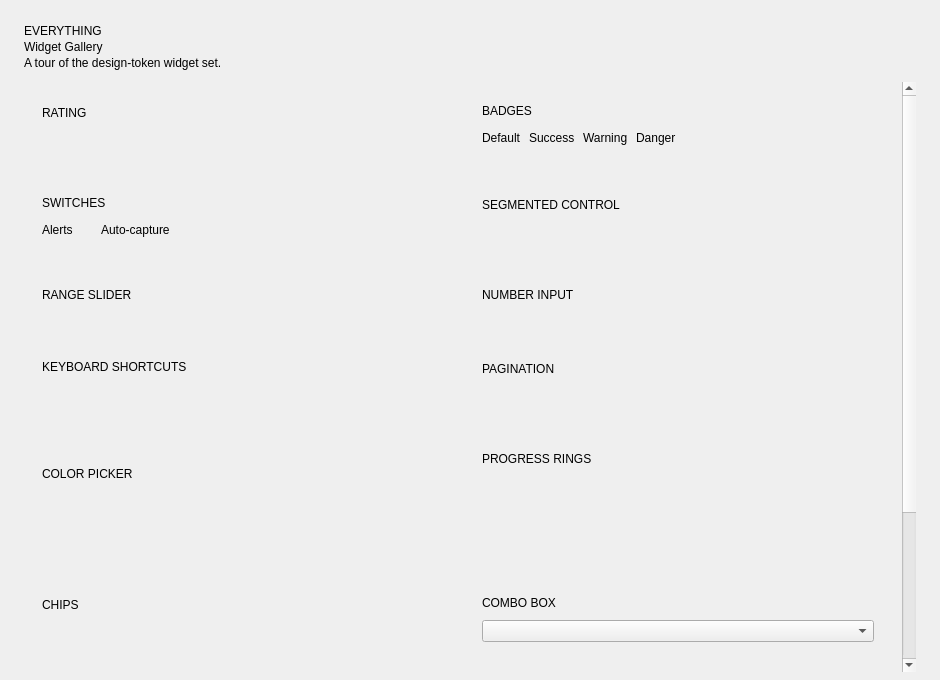
<?xml version="1.0" encoding="UTF-8"?>
<ui version="4.0">
 <class>GalleryComponent</class>
 <widget class="QCustomComponent" name="GalleryComponent">
  <property name="geometry"><rect><x>0</x><y>0</y><width>940</width><height>680</height></rect></property>
  <layout class="QVBoxLayout" name="galleryRoot">
   <property name="spacing"><number>12</number></property>
   <property name="leftMargin"><number>24</number></property>
   <property name="topMargin"><number>24</number></property>
   <property name="rightMargin"><number>24</number></property>
   <property name="bottomMargin"><number>8</number></property>
   <item>
    <layout class="QVBoxLayout" name="galleryHeader">
     <property name="spacing"><number>2</number></property>
     <item><widget class="QLabel" name="galleryKicker"><property name="role" stdset="0"><string>kicker</string></property><property name="text"><string>EVERYTHING</string></property></widget></item>
     <item><widget class="QLabel" name="galleryTitle"><property name="role" stdset="0"><string>h1</string></property><property name="text"><string>Widget Gallery</string></property></widget></item>
     <item><widget class="QLabel" name="gallerySub"><property name="role" stdset="0"><string>muted</string></property><property name="text"><string>A tour of the design-token widget set.</string></property></widget></item>
    </layout>
   </item>
   <item>
    <widget class="QScrollArea" name="galleryScroll">
     <property name="widgetResizable"><bool>true</bool></property>
     <property name="frameShape"><enum>QFrame::NoFrame</enum></property>
     <widget class="QWidget" name="galleryContent">
      <layout class="QGridLayout" name="galleryGrid">
       <property name="horizontalSpacing"><number>16</number></property>
       <property name="verticalSpacing"><number>16</number></property>
       <property name="leftMargin"><number>2</number></property>
       <property name="topMargin"><number>6</number></property>
       <property name="rightMargin"><number>12</number></property>
       <property name="bottomMargin"><number>20</number></property>
       <item row="0" column="0">
        <widget class="QFrame" name="cardRating"><property name="role" stdset="0"><string>card</string></property>
         <layout class="QVBoxLayout" name="lRating"><property name="spacing"><number>10</number></property><property name="leftMargin"><number>16</number></property><property name="topMargin"><number>16</number></property><property name="rightMargin"><number>16</number></property><property name="bottomMargin"><number>16</number></property>
          <item><widget class="QLabel" name="tRating"><property name="role" stdset="0"><string>kicker</string></property><property name="text"><string>RATING</string></property></widget></item>
          <item><widget class="QCustomRating" name="gRating"><property name="maximum" stdset="0"><number>5</number></property><property name="value" stdset="0"><number>4</number></property></widget></item>
         </layout>
        </widget>
       </item>
       <item row="0" column="1">
        <widget class="QFrame" name="cardBadges"><property name="role" stdset="0"><string>card</string></property>
         <layout class="QVBoxLayout" name="lBadges"><property name="spacing"><number>10</number></property><property name="leftMargin"><number>16</number></property><property name="topMargin"><number>16</number></property><property name="rightMargin"><number>16</number></property><property name="bottomMargin"><number>16</number></property>
          <item><widget class="QLabel" name="tBadges"><property name="role" stdset="0"><string>kicker</string></property><property name="text"><string>BADGES</string></property></widget></item>
          <item><layout class="QHBoxLayout" name="badgesRow"><property name="spacing"><number>8</number></property>
           <item><widget class="QCustomBadge" name="gBadgeDefault"><property name="text" stdset="0"><string>Default</string></property><property name="variant" stdset="0"><string>default</string></property></widget></item>
           <item><widget class="QCustomBadge" name="gBadgeSuccess"><property name="text" stdset="0"><string>Success</string></property><property name="variant" stdset="0"><string>success</string></property></widget></item>
           <item><widget class="QCustomBadge" name="gBadgeWarning"><property name="text" stdset="0"><string>Warning</string></property><property name="variant" stdset="0"><string>warning</string></property></widget></item>
           <item><widget class="QCustomBadge" name="gBadgeDanger"><property name="text" stdset="0"><string>Danger</string></property><property name="variant" stdset="0"><string>destructive</string></property></widget></item>
           <item><spacer name="badgesSp"><property name="orientation"><enum>Qt::Horizontal</enum></property><property name="sizeHint" stdset="0"><size><width>40</width><height>20</height></size></property></spacer></item>
          </layout></item>
         </layout>
        </widget>
       </item>
       <item row="1" column="0">
        <widget class="QFrame" name="cardSwitches"><property name="role" stdset="0"><string>card</string></property>
         <layout class="QVBoxLayout" name="lSwitches"><property name="spacing"><number>10</number></property><property name="leftMargin"><number>16</number></property><property name="topMargin"><number>16</number></property><property name="rightMargin"><number>16</number></property><property name="bottomMargin"><number>16</number></property>
          <item><widget class="QLabel" name="tSwitches"><property name="role" stdset="0"><string>kicker</string></property><property name="text"><string>SWITCHES</string></property></widget></item>
          <item><layout class="QHBoxLayout" name="switchRow"><property name="spacing"><number>14</number></property>
           <item><widget class="QLabel" name="swAlertsLbl"><property name="role" stdset="0"><string>muted</string></property><property name="text"><string>Alerts</string></property></widget></item>
           <item><widget class="QCustomSwitch" name="gSwAlerts"><property name="checked" stdset="0"><bool>true</bool></property></widget></item>
           <item><widget class="QLabel" name="swCapLbl"><property name="role" stdset="0"><string>muted</string></property><property name="text"><string>Auto-capture</string></property></widget></item>
           <item><widget class="QCustomSwitch" name="gSwCapture"><property name="checked" stdset="0"><bool>false</bool></property></widget></item>
           <item><spacer name="switchSp"><property name="orientation"><enum>Qt::Horizontal</enum></property><property name="sizeHint" stdset="0"><size><width>40</width><height>20</height></size></property></spacer></item>
          </layout></item>
         </layout>
        </widget>
       </item>
       <item row="1" column="1">
        <widget class="QFrame" name="cardSegmented"><property name="role" stdset="0"><string>card</string></property>
         <layout class="QVBoxLayout" name="lSeg"><property name="spacing"><number>10</number></property><property name="leftMargin"><number>16</number></property><property name="topMargin"><number>16</number></property><property name="rightMargin"><number>16</number></property><property name="bottomMargin"><number>16</number></property>
          <item><widget class="QLabel" name="tSeg"><property name="role" stdset="0"><string>kicker</string></property><property name="text"><string>SEGMENTED CONTROL</string></property></widget></item>
          <item><widget class="QCustomSegmentedControl" name="gSegmented"><property name="currentIndex" stdset="0"><number>1</number></property></widget></item>
         </layout>
        </widget>
       </item>
       <item row="2" column="0">
        <widget class="QFrame" name="cardRange"><property name="role" stdset="0"><string>card</string></property>
         <layout class="QVBoxLayout" name="lRange"><property name="spacing"><number>10</number></property><property name="leftMargin"><number>16</number></property><property name="topMargin"><number>16</number></property><property name="rightMargin"><number>16</number></property><property name="bottomMargin"><number>16</number></property>
          <item><widget class="QLabel" name="tRange"><property name="role" stdset="0"><string>kicker</string></property><property name="text"><string>RANGE SLIDER</string></property></widget></item>
          <item><widget class="QCustomRangeSlider" name="gRange"><property name="minimum" stdset="0"><number>0</number></property><property name="maximum" stdset="0"><number>100</number></property><property name="lowerValue" stdset="0"><number>20</number></property><property name="upperValue" stdset="0"><number>80</number></property></widget></item>
         </layout>
        </widget>
       </item>
       <item row="2" column="1">
        <widget class="QFrame" name="cardNumber"><property name="role" stdset="0"><string>card</string></property>
         <layout class="QVBoxLayout" name="lNumber"><property name="spacing"><number>10</number></property><property name="leftMargin"><number>16</number></property><property name="topMargin"><number>16</number></property><property name="rightMargin"><number>16</number></property><property name="bottomMargin"><number>16</number></property>
          <item><widget class="QLabel" name="tNumber"><property name="role" stdset="0"><string>kicker</string></property><property name="text"><string>NUMBER INPUT</string></property></widget></item>
          <item><widget class="QCustomNumberInput" name="gNumber"><property name="minimum" stdset="0"><double>0.0</double></property><property name="maximum" stdset="0"><double>9.0</double></property><property name="singleStep" stdset="0"><double>1.0</double></property><property name="decimals" stdset="0"><number>0</number></property></widget></item>
         </layout>
        </widget>
       </item>
       <item row="3" column="0">
        <widget class="QFrame" name="cardKbd"><property name="role" stdset="0"><string>card</string></property>
         <layout class="QVBoxLayout" name="lKbd"><property name="spacing"><number>10</number></property><property name="leftMargin"><number>16</number></property><property name="topMargin"><number>16</number></property><property name="rightMargin"><number>16</number></property><property name="bottomMargin"><number>16</number></property>
          <item><widget class="QLabel" name="tKbd"><property name="role" stdset="0"><string>kicker</string></property><property name="text"><string>KEYBOARD SHORTCUTS</string></property></widget></item>
          <item><layout class="QHBoxLayout" name="kbdRow"><property name="spacing"><number>10</number></property>
           <item><widget class="QCustomKbd" name="gKbd1"><property name="keys" stdset="0"><string>Ctrl+K</string></property></widget></item>
           <item><widget class="QCustomKbd" name="gKbd2"><property name="keys" stdset="0"><string>Ctrl+Shift+P</string></property></widget></item>
           <item><spacer name="kbdSp"><property name="orientation"><enum>Qt::Horizontal</enum></property><property name="sizeHint" stdset="0"><size><width>40</width><height>20</height></size></property></spacer></item>
          </layout></item>
         </layout>
        </widget>
       </item>
       <item row="3" column="1">
        <widget class="QFrame" name="cardPagination"><property name="role" stdset="0"><string>card</string></property>
         <layout class="QVBoxLayout" name="lPag"><property name="spacing"><number>10</number></property><property name="leftMargin"><number>16</number></property><property name="topMargin"><number>16</number></property><property name="rightMargin"><number>16</number></property><property name="bottomMargin"><number>16</number></property>
          <item><widget class="QLabel" name="tPag"><property name="role" stdset="0"><string>kicker</string></property><property name="text"><string>PAGINATION</string></property></widget></item>
          <item><widget class="QCustomPagination" name="gPagination"><property name="pageCount" stdset="0"><number>8</number></property><property name="currentPage" stdset="0"><number>3</number></property></widget></item>
         </layout>
        </widget>
       </item>
       <item row="4" column="0">
        <widget class="QFrame" name="cardColor"><property name="role" stdset="0"><string>card</string></property>
         <layout class="QVBoxLayout" name="lColor"><property name="spacing"><number>10</number></property><property name="leftMargin"><number>16</number></property><property name="topMargin"><number>16</number></property><property name="rightMargin"><number>16</number></property><property name="bottomMargin"><number>16</number></property>
          <item><widget class="QLabel" name="tColor"><property name="role" stdset="0"><string>kicker</string></property><property name="text"><string>COLOR PICKER</string></property></widget></item>
          <item><widget class="QCustomColorPicker" name="gColorPicker"/></item>
         </layout>
        </widget>
       </item>
       <item row="4" column="1">
        <widget class="QFrame" name="cardRings"><property name="role" stdset="0"><string>card</string></property>
         <layout class="QVBoxLayout" name="lRings"><property name="spacing"><number>10</number></property><property name="leftMargin"><number>16</number></property><property name="topMargin"><number>16</number></property><property name="rightMargin"><number>16</number></property><property name="bottomMargin"><number>16</number></property>
          <item><widget class="QLabel" name="tRings"><property name="role" stdset="0"><string>kicker</string></property><property name="text"><string>PROGRESS RINGS</string></property></widget></item>
          <item><layout class="QHBoxLayout" name="ringsGalRow"><property name="spacing"><number>14</number></property>
           <item><widget class="QCustomProgressRing" name="gRing1"><property name="minimumSize"><size><width>72</width><height>72</height></size></property><property name="maximumSize"><size><width>72</width><height>72</height></size></property><property name="value" stdset="0"><number>34</number></property></widget></item>
           <item><widget class="QCustomProgressRing" name="gRing2"><property name="minimumSize"><size><width>72</width><height>72</height></size></property><property name="maximumSize"><size><width>72</width><height>72</height></size></property><property name="value" stdset="0"><number>62</number></property></widget></item>
           <item><widget class="QCustomProgressRing" name="gRing3"><property name="minimumSize"><size><width>72</width><height>72</height></size></property><property name="maximumSize"><size><width>72</width><height>72</height></size></property><property name="value" stdset="0"><number>87</number></property></widget></item>
           <item><spacer name="ringsGalSp"><property name="orientation"><enum>Qt::Horizontal</enum></property><property name="sizeHint" stdset="0"><size><width>40</width><height>20</height></size></property></spacer></item>
          </layout></item>
         </layout>
        </widget>
       </item>
       <item row="5" column="0">
        <widget class="QFrame" name="cardChips"><property name="role" stdset="0"><string>card</string></property>
         <layout class="QVBoxLayout" name="lChips"><property name="spacing"><number>10</number></property><property name="leftMargin"><number>16</number></property><property name="topMargin"><number>16</number></property><property name="rightMargin"><number>16</number></property><property name="bottomMargin"><number>16</number></property>
          <item><widget class="QLabel" name="tChips"><property name="role" stdset="0"><string>kicker</string></property><property name="text"><string>CHIPS</string></property></widget></item>
          <item><widget class="QCustomChipGroup" name="gChips"><property name="selectable" stdset="0"><bool>true</bool></property></widget></item>
         </layout>
        </widget>
       </item>
       <item row="5" column="1">
        <widget class="QFrame" name="cardCombo"><property name="role" stdset="0"><string>card</string></property>
         <layout class="QVBoxLayout" name="lCombo"><property name="spacing"><number>10</number></property><property name="leftMargin"><number>16</number></property><property name="topMargin"><number>16</number></property><property name="rightMargin"><number>16</number></property><property name="bottomMargin"><number>16</number></property>
          <item><widget class="QLabel" name="tCombo"><property name="role" stdset="0"><string>kicker</string></property><property name="text"><string>COMBO BOX</string></property></widget></item>
          <item><widget class="QCustomComboBox" name="gCombo"><property name="editable" stdset="0"><bool>false</bool></property></widget></item>
         </layout>
        </widget>
       </item>
       <item row="6" column="0">
        <widget class="QFrame" name="cardAvatars"><property name="role" stdset="0"><string>card</string></property>
         <layout class="QVBoxLayout" name="lAvatars"><property name="spacing"><number>10</number></property><property name="leftMargin"><number>16</number></property><property name="topMargin"><number>16</number></property><property name="rightMargin"><number>16</number></property><property name="bottomMargin"><number>16</number></property>
          <item><widget class="QLabel" name="tAvatars"><property name="role" stdset="0"><string>kicker</string></property><property name="text"><string>AVATAR GROUP</string></property></widget></item>
          <item><widget class="QCustomAvatarGroup" name="gAvatars"><property name="maxVisible" stdset="0"><number>5</number></property><property name="avatarSize" stdset="0"><number>34</number></property></widget></item>
         </layout>
        </widget>
       </item>
       <item row="6" column="1">
        <widget class="QFrame" name="cardSkeleton"><property name="role" stdset="0"><string>card</string></property>
         <layout class="QVBoxLayout" name="lSkel"><property name="spacing"><number>8</number></property><property name="leftMargin"><number>16</number></property><property name="topMargin"><number>16</number></property><property name="rightMargin"><number>16</number></property><property name="bottomMargin"><number>16</number></property>
          <item><widget class="QLabel" name="tSkel"><property name="role" stdset="0"><string>kicker</string></property><property name="text"><string>LOADING SKELETON</string></property></widget></item>
          <item><widget class="QCustomSkeleton" name="gSkel1"><property name="minimumSize"><size><width>0</width><height>14</height></size></property><property name="shape" stdset="0"><string>line</string></property></widget></item>
          <item><widget class="QCustomSkeleton" name="gSkel2"><property name="minimumSize"><size><width>0</width><height>14</height></size></property><property name="shape" stdset="0"><string>line</string></property></widget></item>
         </layout>
        </widget>
       </item>
       <item row="7" column="0">
        <widget class="QFrame" name="cardBreadcrumbs"><property name="role" stdset="0"><string>card</string></property>
         <layout class="QVBoxLayout" name="lBc"><property name="spacing"><number>10</number></property><property name="leftMargin"><number>16</number></property><property name="topMargin"><number>16</number></property><property name="rightMargin"><number>16</number></property><property name="bottomMargin"><number>16</number></property>
          <item><widget class="QLabel" name="tBc"><property name="role" stdset="0"><string>kicker</string></property><property name="text"><string>BREADCRUMBS</string></property></widget></item>
          <item><widget class="QCustomBreadcrumbs" name="gBreadcrumbs"/></item>
         </layout>
        </widget>
       </item>
       <item row="7" column="1">
        <widget class="QFrame" name="cardToasts"><property name="role" stdset="0"><string>card</string></property>
         <layout class="QVBoxLayout" name="lToasts"><property name="spacing"><number>10</number></property><property name="leftMargin"><number>16</number></property><property name="topMargin"><number>16</number></property><property name="rightMargin"><number>16</number></property><property name="bottomMargin"><number>16</number></property>
          <item><widget class="QLabel" name="tToasts"><property name="role" stdset="0"><string>kicker</string></property><property name="text"><string>TOASTS</string></property></widget></item>
          <item><layout class="QHBoxLayout" name="toastRow"><property name="spacing"><number>8</number></property>
           <item><widget class="QCustomQPushButton" name="gToastInfo"><property name="text"><string>Info</string></property><property name="variant" stdset="0"><string>outline</string></property><property name="sizeVariant" stdset="0"><string>sm</string></property></widget></item>
           <item><widget class="QCustomQPushButton" name="gToastSuccess"><property name="text"><string>Success</string></property><property name="variant" stdset="0"><string>outline</string></property><property name="sizeVariant" stdset="0"><string>sm</string></property></widget></item>
           <item><widget class="QCustomQPushButton" name="gToastWarning"><property name="text"><string>Warning</string></property><property name="variant" stdset="0"><string>outline</string></property><property name="sizeVariant" stdset="0"><string>sm</string></property></widget></item>
           <item><spacer name="toastSp"><property name="orientation"><enum>Qt::Horizontal</enum></property><property name="sizeHint" stdset="0"><size><width>40</width><height>20</height></size></property></spacer></item>
          </layout></item>
         </layout>
        </widget>
       </item>
      </layout>
     </widget>
    </widget>
   </item>
  </layout>
 </widget>
 <customwidgets>
  <customwidget><class>QCustomComponent</class><extends>QWidget</extends><header>Custom_Widgets.QCustomComponent</header><container>1</container></customwidget>
  <customwidget><class>QCustomRating</class><extends>QWidget</extends><header>Custom_Widgets.QCustomRating</header></customwidget>
  <customwidget><class>QCustomBadge</class><extends>QLabel</extends><header>Custom_Widgets.QCustomBadge</header></customwidget>
  <customwidget><class>QCustomSwitch</class><extends>QWidget</extends><header>Custom_Widgets.QCustomSwitch</header></customwidget>
  <customwidget><class>QCustomSegmentedControl</class><extends>QWidget</extends><header>Custom_Widgets.QCustomSegmentedControl</header></customwidget>
  <customwidget><class>QCustomRangeSlider</class><extends>QWidget</extends><header>Custom_Widgets.QCustomRangeSlider</header></customwidget>
  <customwidget><class>QCustomNumberInput</class><extends>QWidget</extends><header>Custom_Widgets.QCustomNumberInput</header></customwidget>
  <customwidget><class>QCustomKbd</class><extends>QWidget</extends><header>Custom_Widgets.QCustomKbd</header></customwidget>
  <customwidget><class>QCustomPagination</class><extends>QWidget</extends><header>Custom_Widgets.QCustomPagination</header></customwidget>
  <customwidget><class>QCustomColorPicker</class><extends>QWidget</extends><header>Custom_Widgets.QCustomColorPicker</header></customwidget>
  <customwidget><class>QCustomProgressRing</class><extends>QWidget</extends><header>Custom_Widgets.QCustomProgressRing</header></customwidget>
  <customwidget><class>QCustomChipGroup</class><extends>QWidget</extends><header>Custom_Widgets.QCustomChip</header></customwidget>
  <customwidget><class>QCustomComboBox</class><extends>QComboBox</extends><header>Custom_Widgets.QCustomComboBox</header></customwidget>
  <customwidget><class>QCustomAvatarGroup</class><extends>QWidget</extends><header>Custom_Widgets.QCustomAvatarGroup</header></customwidget>
  <customwidget><class>QCustomSkeleton</class><extends>QWidget</extends><header>Custom_Widgets.QCustomSkeleton</header></customwidget>
  <customwidget><class>QCustomBreadcrumbs</class><extends>QWidget</extends><header>Custom_Widgets.QCustomBreadcrumbs</header></customwidget>
  <customwidget><class>QCustomQPushButton</class><extends>QPushButton</extends><header>Custom_Widgets.QCustomQPushButton</header></customwidget>
 </customwidgets>
 <resources/>
 <connections/>
</ui>
